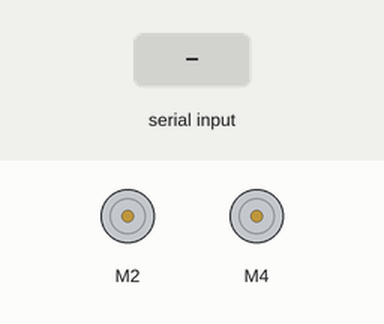
The sketch below on a simulated Arduino Uno, built with avr-gcc and run on an emulated ATmega328P. Shown: 2 × DC motor (green arrow = forward, orange = backward, longer = faster). Inputs (shaded band) come from the test bench.

Above: at 1.2 s.
1.3 s: "N" received over Serial
At 2.2 s:
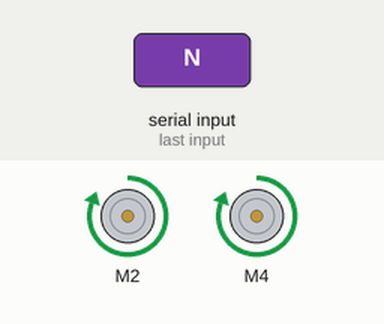
2.8 s: "S" received over Serial
At 3.4 s:
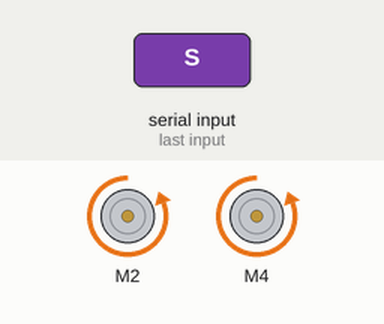
4.3 s: "E" received over Serial
At 5.5 s:
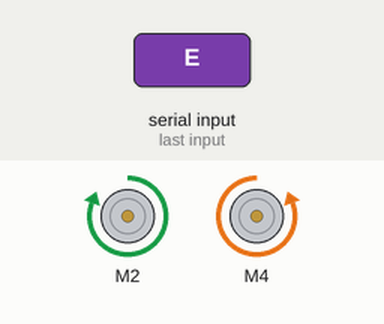
5.8 s: "W" received over Serial
At 6.8 s:
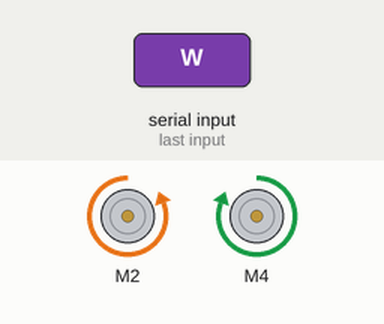
7.3 s: "0" received over Serial
At 8.0 s:
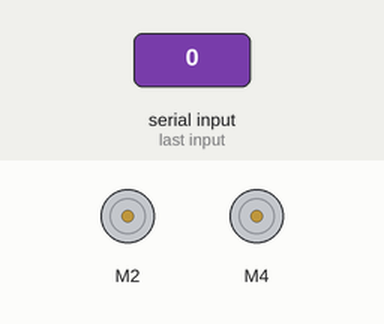
Timing chart, 0 to 9.8 s (numbered marks = the images above; inputs shaded):
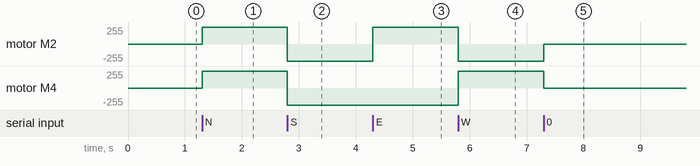

Measured:
- after the input at 1.3 s, motor M2, motor M4: stopped → forward 255/255 at once
- after the input at 2.8 s, motor M2, motor M4: forward 255/255 → backward 255/255 at once
- after the input at 4.3 s, motor M2: backward 255/255 → forward 255/255 at once
- after the input at 5.8 s, motor M2: forward 255/255 → backward 255/255 at once; motor M4: backward 255/255 → forward 255/255 at once
- after the input at 7.3 s, motor M2: backward 255/255 → stopped at once; motor M4: forward 255/255 → stopped at once

The sketch:

main.ino
```cpp
// vim: set fenc=utf-8 ts=4 sw=0 sts=0 sr et si tw=0 fdm=marker fmr={{{,}}}:

// {{{ Libraries
#include <L298NX2.h> // motor driver module
// }}}

// {{{ Variables
// {{{ Declare pins
const int IN1 = 2,
          IN2 = 3,
          IN3 = 4,
          IN4 = 5;
// }}}

// {{{ Declare motors on the L298N
L298NX2 motors(IN1, IN2, IN3, IN4);
// }}}

// {{{ Bluetooth state
int state;
// }}}
// }}}

// {{{ Setup
void setup()
{
    // {{{ Set pin modes
    // For the L298N inputs
    pinMode(IN1, OUTPUT);
    pinMode(IN2, OUTPUT);
    pinMode(IN3, OUTPUT);
    pinMode(IN4, OUTPUT);
    // }}}

    // {{{ Initialize serial communication
    Serial.begin(9600);
    // }}}
}
// }}}

// {{{ Loop
void loop()
{
    if(Serial.available() > 0) state = Serial.read(); // save the state into a varable

    switch(state)
    {
        // {{{ Move forward
        case 'N':
            motors.forward();
            break;
        // }}}

        // {{{ Move backward
        case 'S':
            motors.backward();
            break;
        // }}}

        // {{{ Rotate right
        case 'E':
            motors.forwardA();
            motors.backwardB();
            break;
        // }}}

        // {{{ Rotate left
        case 'W':
            motors.backwardA();
            motors.forwardB();
            break;
        // }}}

        // {{{ Stop motors
        case '0':
            motors.stop();
            break;
        // }}}
    }
}
// }}}
```
